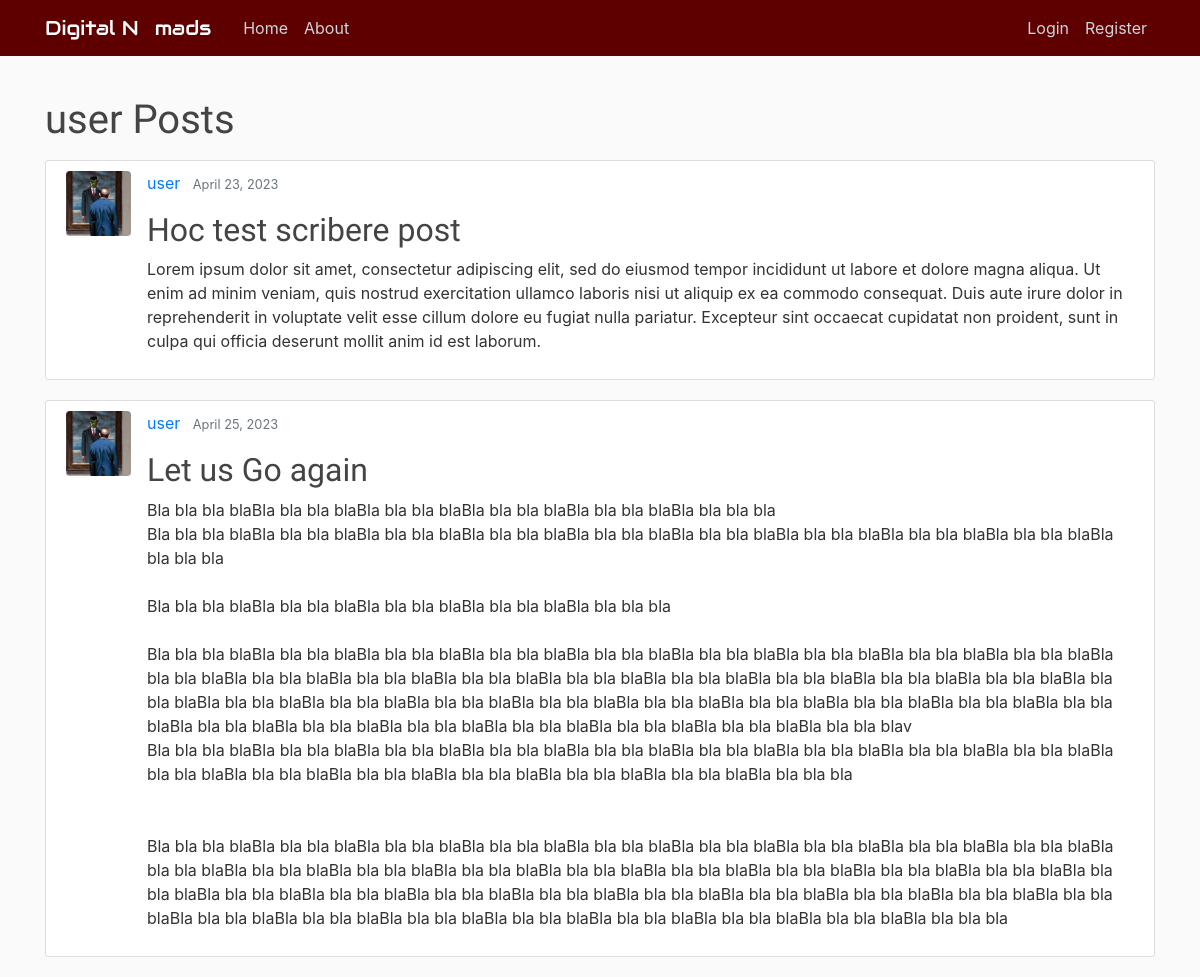
Before: /user/user with the older database file.
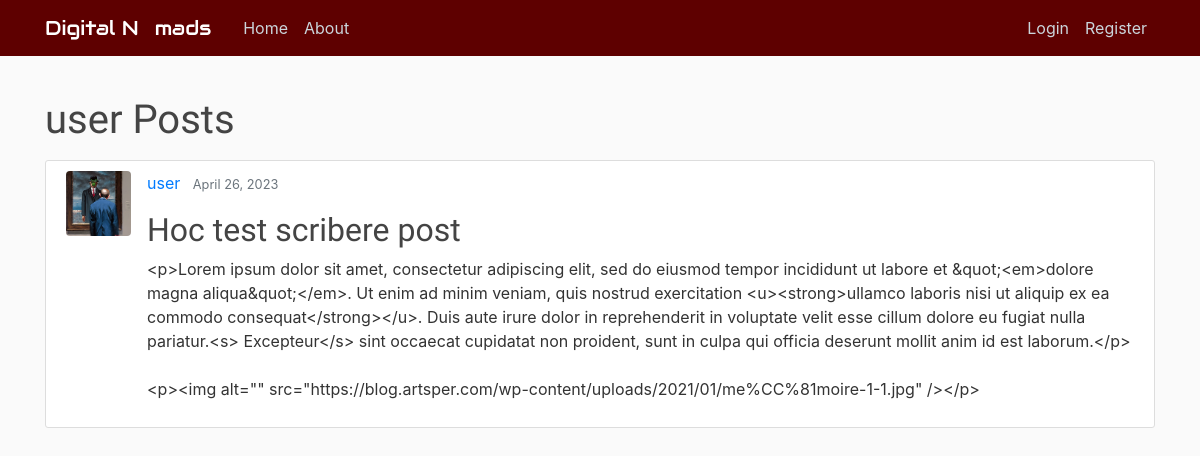
After: the same page with the newer database file.
### blog/models.py (models this page shows, shortened)
class Post(models.Model):
    title = models.CharField(max_length=150)                    # Title field for 150 characters
    content = RichTextField(blank=True, null=True)                                # Text field
    date_posted = models.DateTimeField(default=timezone.now)    # Time Stamp for the defaults Time Zone
    author = models.ForeignKey(User, on_delete=models.CASCADE)  # User if User gets delete, so are its Posts
    likes = models.ManyToManyField(User, related_name='posts')

### users/models.py (models this page shows, shortened)
class Profile(models.Model):
    user = models.OneToOneField(User, on_delete=models.CASCADE)
    image = models.ImageField(default='default.png', upload_to='profile_img')

### blog/views.py (the view)
# urls.py: path('user/<str:username>', UserPostListView.as_view(), name='post-user'),
class UserPostListView(ListView):
    model = Post
    template_name = 'blog/post_user.html'
    context_object_name = 'posts'
    ordering = ['-date_posted']
    paginate_by = 6
    def get_queryset(self):
        user = get_object_or_404(User, username=self.kwargs.get('username'))
        return Post.objects.filter(author=user)

### blog/templates/blog/post_user.html (shortened to what this page needs)
{% extends "blog/base.html" %}
{% block content %}
    <h1 class="mb-3">{{ view.kwargs.username }} Posts</h1>
    {% for post in posts %}
        <article class="media panels">
          <img class="rounded img-frame" src="{{ post.author.profile.image.url }}" alt="">
          <div class="media-body">
            <div class="article-metadata">
              <a class="mr-2" href="{% url 'post-user' post.author.username %}">{{ post.author }}</a>
              <small class="text-muted">{{ post.date_posted|date:"N d, Y" }}</small>
            </div>
            <h2><a class="title" href="{% url 'post-detail' post.id %}">{{ post.title }}</a></h2>
            <p class="article-content">{{ post.content }}</p>
          </div>
        </article>
    {% endfor %}
{% endblock %}

Changed rows visible on the page:
removed Post: author.profile.image (placeholder picture), author "user", date_posted "April 23, 2023", title "Hoc test scribere post", content "Lorem ipsum dolor sit amet, consectetur adipiscing elit, sed do eiusmod tempor incididunt ut labore et dolore magna aliqua. Ut enim ad minim veniam, quis nostrud exercitation ullamco laboris nisi ut aliquip ex ea commodo consequat. Duis aute irure dolor in reprehenderit in voluptate velit esse cillum dolore eu fugiat nulla pariatur. Excepteur sint occaecat cupidatat non proident, sunt in culpa qui officia deserunt mollit anim id est laborum."
removed Post: author.profile.image (placeholder picture), author "user", date_posted "April 25, 2023", title "Let us Go again", content "Bla bla bla blaBla bla bla blaBla bla bla blaBla bla bla blaBla bla bla blaBla bla bla bla Bla bla bla blaBla bla bla blaBla bla bla blaBla bla bla blaBla bla bla blaBla bla bla blaBla bla bla blaBla bla bla blaBla bla bla blaBla bla bla bla Bla bla bla blaBla bla bla blaBla bla bla blaBla bla bla blaBla bla bla bla Bla bla bla blaBla bla bla blaBla bla bla blaBla bla bla blaBla bla bla blaBla bla bla blaBla bla bla blaBla bla bla blaBla bla bla blaBla bla bla blaBla bla bla blaBla bla bla blaBla bla bla blaBla bla bla blaBla bla bla blaBla bla bla blaBla bla bla blaBla bla bla blaBla bla bla blaBla bla bla blaBla bla bla blaBla bla bla blaBla bla bla blaBla bla bla blaBla bla bla blaBla…"
now on this page (row edited): Post: author.profile.image (placeholder picture), author "user", date_posted "April 26, 2023", title "Hoc test scribere post", content "<p>Lorem ipsum dolor sit amet, consectetur adipiscing elit, sed do eiusmod tempor incididunt ut labore et &quot;<em>dolore magna aliqua&quot;</em>. Ut enim ad minim veniam, quis nostrud exercitation <u><strong>ullamco laboris nisi ut aliquip ex ea commodo consequat</strong></u>. Duis aute irure dolor in reprehenderit in voluptate velit esse cillum dolore eu fugiat nulla pariatur.<s> Excepteur</s> sint occaecat cupidatat non proident, sunt in culpa qui officia deserunt mollit anim id est laborum.</p> <p><img alt=\"\" src=\"https://blog.artsper.com/wp-content/uploads/2021/01/me%CC%81moire-1-1.jpg\" /></p>"
